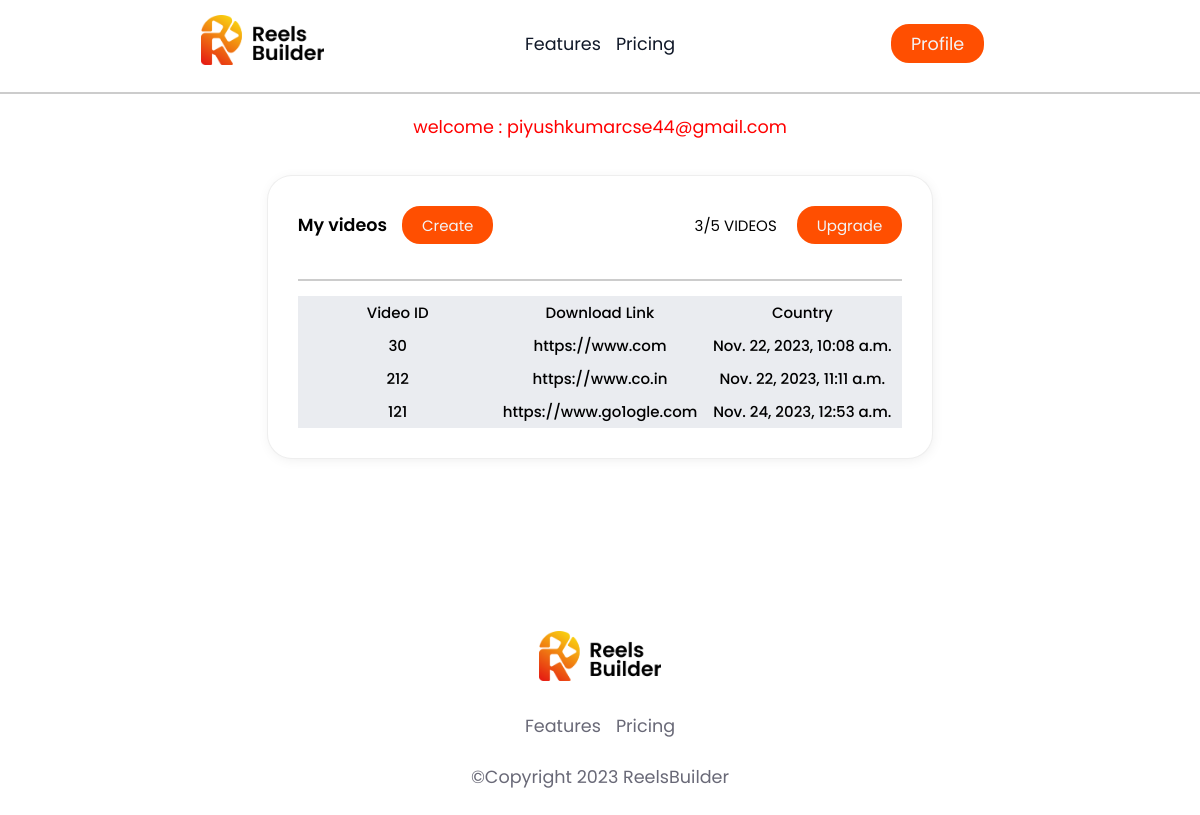
/user/profile/ (signed in), run on the app's committed database.
### User/models.py (models this page shows, shortened)
class UserInfo(models.Model):
    id = models.UUIDField(default=uuid.uuid4,editable=False,primary_key=True,unique=True)
    user = models.OneToOneField(User,on_delete=models.CASCADE,null=True,blank=True)
    user_email = models.EmailField(max_length=200,null=False,blank=False)
    user_video = models.ManyToManyField(Videos,blank=True)
    subscription_status = models.CharField(max_length=100,choices=const.subscription_status_list)

class Videos(models.Model):
    id = models.UUIDField(default=uuid.uuid4,editable=False,primary_key=True,unique=True)
    title = models.CharField(max_length=200,null=False,blank=False,default="Unknown")
    video_id = models.CharField(max_length=200,null=False,blank=False)
    download_link = models.URLField(max_length=200,unique=True,null=False,blank=False)
    time_created = models.DateTimeField()

### User/views.py (the view)
# urls.py: path('profile/',user_profile,name="profile"),
@login_required(login_url="login")
def user_profile(request):
    user = request.user
    try:
        user_info = UserInfo.objects.get(user=user)
    except UserInfo.DoesNotExist:
        UserInfo.objects.create(
            user=user, user_email=user.email , subscription_status="free"
        )
        user_info = UserInfo.objects.get(user=user)
    video_count = len(user_info.user_video.all())
    return render(request, "profile.html", {"user_info": user_info , "video_count": video_count})

### templates/profile.html (shortened to what this page needs)
{% load static %}
<!DOCTYPE html>
<html lang="en">
<head>
    <link href="{% static 'css/style.css' %}" rel="stylesheet">
    <link href="{% static 'css/home.css' %}" rel="stylesheet">
    <link href="{% static 'css/login.css' %}" rel="stylesheet">
</head>
<body>
    <div class="row-container" id="topbar">
        <div class="raw-container" id="logo">
            <a href="/?id={{id}}">
                <img height="50" width="auto" src="{% static 'media/icons/logo.png' %}"/>
            </a>
        </div>
        <div class="raw-container" id="pages">
            <a class="link-text" href="{%  url 'video_generator' %}">Features</a>
            <a class="link-text" href="{% url 'pricing' %}">Pricing</a>
        </div>
        <div class="raw-container" id="login">
            <div class="raw-container" id="login">
                {% if request.user.is_authenticated %}
                <div class="profile_dropdown">
                    <a class="main-button" id="proflie_icon" onclick="profile_click()">Profile</a>
                </div>
                {% else %}
                <a class="main-button" href="{% url 'login'  %}">Join here</a>
                {% endif %}
            </div>
        </div>
    </div>
    <div class="divider"></div>
    <main class="column-container">
        <p style="margin-top: 20px; color: red;">welcome : {{user_info.user_email}}</p>
        <div id="about" class="main column-container feature">
            <div class="header">
                <div class="row-container header2">
                    <h3>My videos</h3>
                    <a class="main-button" href="{% url 'video_generator' %}">Create</a>
                </div>
                <div class="limit">
                    {{video_count}}/5 VIDEOS
                    <a  href="{% url 'pricing' %}"  class="main-button">Upgrade</a>
                </div>
            </div>
            <div class="divider"></div>
            <table class="profile_video_info_table">
                <tr>
                  <th>Video ID</th>
                  <th>Download Link</th>
                  <th>Country</th>
                </tr>
                {% for video_info in user_info.user_video.all %}
                <tr>
                <td>{{video_info.video_id}}</td>
                <td>{{video_info.download_link}}</td>
                <td>{{video_info.time_created}}</td>
                </tr>
                {% endfor %}
              </table>
        </div>
    </main>
    <div class="footer" id="#footer">
        <a href='/?id={{id}}' class="mg"><img height="50" width="auto" src="{% static 'media/icons/logo.png' %}"/></a>
        <div class="row-container mg">
            <a class="link-text" href="{%  url 'video_generator' %}"><span>Features</span></a>
            <a class="link-text" href="{% url 'pricing' %}"><span>Pricing</span></a>
        </div>
        <span class="mg">©Copyright 2023 ReelsBuilder</span>
    </div>
</body>
</html>

### static/css/style.css (style rules this page uses)
:root { --gray--gray-900: #18181b; --neutral--black: black; --black: black; --orange-red: #ff4f01; --gray--gray-600: #696977; --green--base: #c2ff66; --gray--gray-300: #e4e4e7; --gray--white: white; --gray--gray-400: #b3b3bc; --gray--gray-100: #f7f7f8; --gray--gray-200: #ececee; --gray--gray-500: #9e9ea9; --gray--gray-700: #4d4d56; --gray--gray-800: #3a3a41; --green--dark: #8ac92c; --green--light: #f3ffe0; --orange--dark: #c94b2c; --orange--base: #ffad99; --orange--light: #ffe8e0; --yellow--dark: #c9a92c; --yellow--base: #ffeb99; --yellow--light: #fff9e0; --teal--dark: #2cbec9; --teal--base: #b1f6fb; --teal--light: #e0fdff; --blue--dark: #372cc9; --blue--base: #7a70ff; --blue--light: #bbb8ff; --floral-white: #fff7ed; --gainsboro: #e5e7eb; --slate-grey: #6b7280; --white-smoke: #f3f4f6; --blue-black: #111827; --dim-grey: #4b5563; --red: #cc3d00; --white-smoke-2: #f1f1f1; --dark-grey: rgba(175,175,175,.08); --untitled-ui-gray200: #eaecf0; --untitled-ui-primary600: #7f56d9; --untitled-ui-white: white; --untitled-ui-primary700: #6941c6; --untitled-ui-primary100: #f4ebff; --untitled-ui-gray900: #101828; --untitled-ui-gray100: #f2f4f7; --untitled-ui-gray700: #344054; --untitled-ui-primary50: #f9f5ff; --untitled-ui-gray500: #667085; --untitled-ui-gray600: #475467; --conversion-flow-library-medium-purple: #b16cea; --conversion-flow-library-light-coral: #ff5e69; --conversion-flow-library-sandy-brown: #ffa84b; --conversion-flow-library-coral: #ff8a56; --untitled-ui-gray300: #d0d5dd; --untitled-ui-gray50-501: #f9fafb; --untitled-ui-gray800: #1d2939; --untitled-ui-primary800: #53389e; --untitled-ui-gray400: #98a2b3; --card-border-radius: 2rem; --border-radius-1: 0.4rem; --border-radius-2: 1.2rem; --card-padding: 1.8rem; --padding-1: 1.2rem; --box-shadow: 0 2rem 3rem var(--color-light); }
* { margin: 0; padding: 0; outline: 0; appearance: 0; border: 0; text-decoration: none; box-sizing: border-box; }
html { font-size: 20px; }
body { width: 100vw; height: 100vh; font-family: 'Poppins', sans-serif; font-size: 0.88rem; overflow-x: hidden; align-items: center; }
main { display: flex; justify-content: center; align-items: center; text-align: center; margin: 0 40px; gap: 50px; }
#topbar { margin: 15px; justify-content: space-between; align-items: center; }
#logo, #login { flex: 1; text-align: center; }
.row-container { display: flex; gap: 15px; flex-direction: row; }
#pages { display: flex; gap: 15px; flex-direction: row; }
.main-button { border-radius: 0.9rem; background-color: var(--orange-red); color: var(--white-smoke); padding: 7.5px 20px; text-align: center; cursor: pointer; }
.divider { border: none; border-top: 2px solid #ccc; margin: 20px 0; margin-bottom: 0; }
span { color: var(--gray--gray-600); }
.column-container { display: flex; flex-direction: column; gap: 25px; height: fit-content; }
.feature { display: flex; flex-direction: column; box-shadow: var(--box-shadow); border-radius: 25px; border-style:double; border-width: 1px; padding: 15px; box-shadow: 1px 2px 13px -2px rgba(0,0,0,.08); border: 1px solid rgba(175,175,175,.21); background-color: #fff; grid-column-gap: 1em; grid-row-gap: 1em; width: 31vw; }
.footer { text-align: center; align-items: center; flex-direction: column; display: flex; justify-content: center; }
.mg { margin-bottom: 25px; }
a { text-decoration: none; color: #101828; }
.main { margin-top: 20px; margin-bottom: 20px; }

### static/css/login.css (style rules this page uses)
.profile_dropdown { position: relative; }

### data on the page
UserInfo: user_email "piyushkumarcse44@gmail.com"
Videos: video_id "30", download_link "https://www.com", time_created "Nov. 22, 2023, 10:08 a.m."
Videos: video_id "212", download_link "https://www.co.in", time_created "Nov. 22, 2023, 11:11 a.m."
Videos: video_id "121", download_link "https://www.go1ogle.com", time_created "Nov. 24, 2023, 12:53 a.m."

### other printed values
{{ video_count }} "3"
